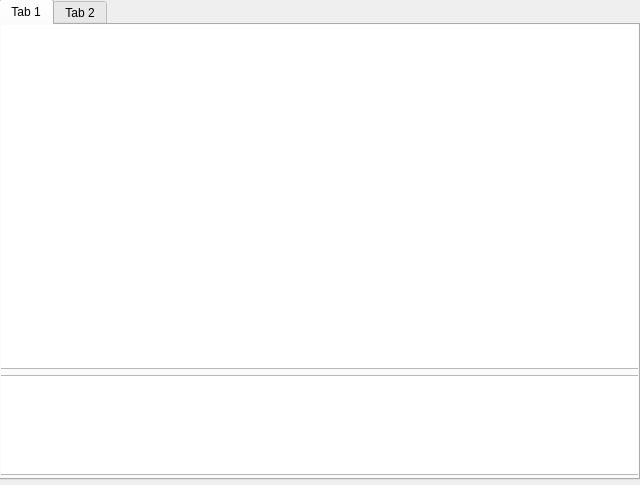
<?xml version="1.0" encoding="UTF-8"?>
<ui version="4.0">
 <class>ChatsWindow</class>
 <widget class="QMainWindow" name="ChatsWindow">
  <property name="geometry">
   <rect>
    <x>0</x>
    <y>0</y>
    <width>640</width>
    <height>485</height>
   </rect>
  </property>
  <property name="windowTitle">
   <string>MainWindow</string>
  </property>
  <widget class="QWidget" name="centralwidget">
   <widget class="QWidget" name="verticalLayoutWidget">
    <property name="geometry">
     <rect>
      <x>-1</x>
      <y>-1</y>
      <width>641</width>
      <height>481</height>
     </rect>
    </property>
    <layout class="QVBoxLayout" name="verticalLayout">
     <item>
      <widget class="QTabWidget" name="tabWidget">
       <property name="currentIndex">
        <number>0</number>
       </property>
       <widget class="QWidget" name="tab">
        <attribute name="title">
         <string>Tab 1</string>
        </attribute>
        <widget class="QWidget" name="verticalLayoutWidget_2">
         <property name="geometry">
          <rect>
           <x>-1</x>
           <y>-1</y>
           <width>641</width>
           <height>451</height>
          </rect>
         </property>
         <layout class="QVBoxLayout" name="verticalLayout_2">
          <item>
           <widget class="QTextEdit" name="messageHistory">
            <property name="readOnly">
             <bool>true</bool>
            </property>
           </widget>
          </item>
          <item>
           <widget class="QTextEdit" name="messageEntry">
            <property name="sizePolicy">
             <sizepolicy hsizetype="Expanding" vsizetype="MinimumExpanding">
              <horstretch>0</horstretch>
              <verstretch>0</verstretch>
             </sizepolicy>
            </property>
            <property name="maximumSize">
             <size>
              <width>16777215</width>
              <height>100</height>
             </size>
            </property>
           </widget>
          </item>
         </layout>
        </widget>
       </widget>
       <widget class="QWidget" name="tab_2">
        <property name="enabled">
         <bool>false</bool>
        </property>
        <attribute name="title">
         <string>Tab 2</string>
        </attribute>
       </widget>
      </widget>
     </item>
    </layout>
   </widget>
  </widget>
 </widget>
 <resources/>
 <connections/>
</ui>
